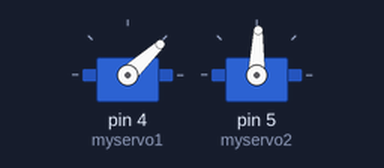
This sketch was run on a simulated Arduino Uno, built with avr-gcc and run on an emulated ATmega328P. Parts: 2 × servo.

Above: at 1.05 s.
At 2.2 s:
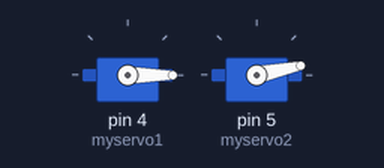
At 3.4 s:
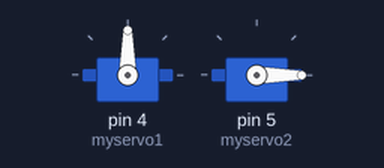
At 5.75 s:
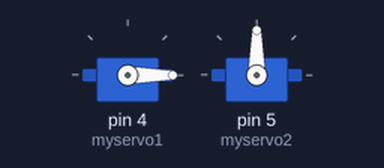
Timing chart, 0 to 7.2 s (numbered marks = the images above):
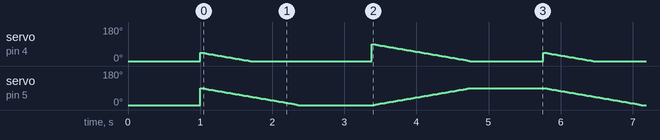

The sketch:

test_servo_code.ino
```cpp
#include <Servo.h>

Servo myservo1;
Servo myservo2; // create servo objects to control the servos

void setup() {
  myservo1.attach(4);
  myservo2.attach(5); // attaches the servos to the servo objects

  // Move both servos to home position
  myservo1.write(0);
  myservo2.write(0);
  delay(1000); // Give some time for the servos to reach the home position
}

void loop() {
  // Move the robot forward
  for (int pos = 0; pos <= 90; pos += 1) {
    myservo1.write(45 - pos); // rotate servo1 forward
    myservo2.write(90 - pos); // rotate servo2 backward
    delay(15);
  }

  delay(1000); // delay for stability

  // Move the robot backward
  for (int pos = 90; pos >= 0; pos -= 1) {
    myservo1.write(pos); // rotate servo1 backward
    myservo2.write(90 - pos); // rotate servo2 forward
    delay(15);
  }

  delay(1000); // delay for stability
}
```
